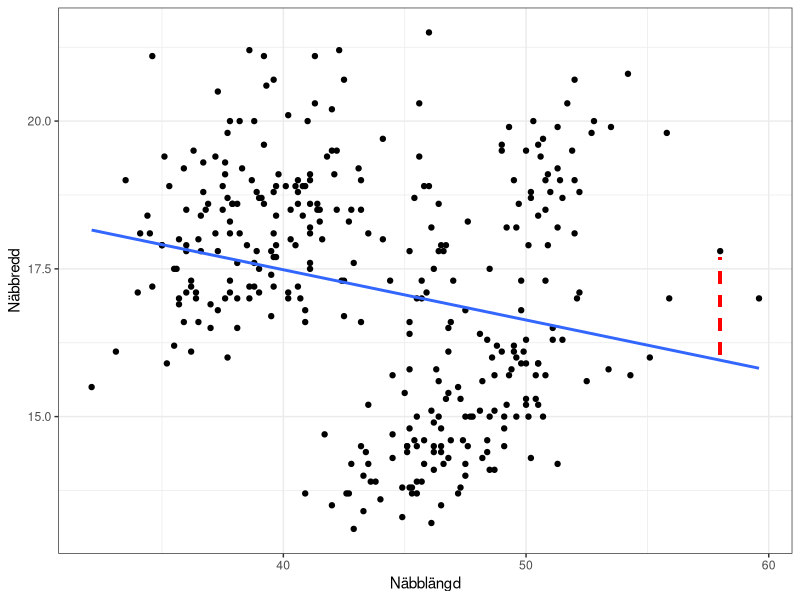
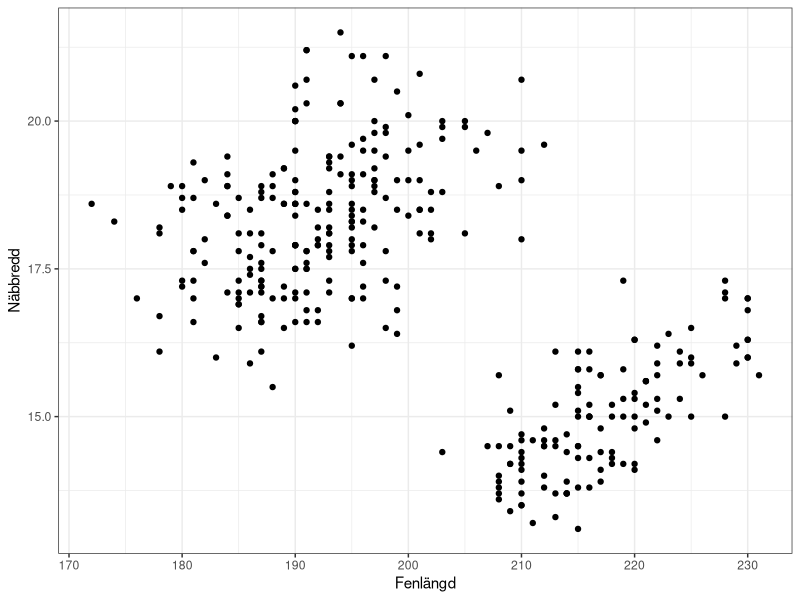
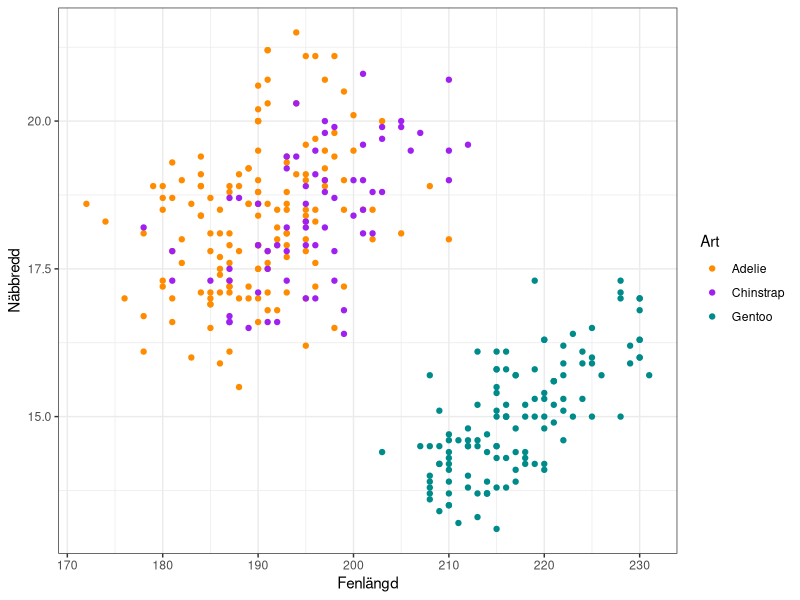

The R script that drew these images, in order:
## ---- chunk 1

require(tidyverse)
require(palmerpenguins)

ggplot(penguins) + aes(x = bill_length_mm, y = bill_depth_mm) + geom_point() +
  theme_bw() + geom_smooth(formula = y ~ x, method = lm, se = FALSE) + 
  labs(x = "Näbblängd", y = "Näbbredd") +
  geom_segment(aes(x = 58.0, y = 20.88547 - 0.08502*58 + 0.1, xend = 58, yend = 17.7), color = "red", linetype = 2, linewidth = 1)
  

## ---- chunk 2

## Anpassar en enkel linjär regression
modell <- 
  lm(
    formula = bill_depth_mm ~ bill_length_mm,
    data = penguins
  )

## ---- chunk 3

summary(modell)

## ---- chunk 4

anova(modell)

## ---- chunk 5

ggplot(penguins) + aes(x = flipper_length_mm, y = bill_depth_mm) + geom_point() +
  theme_bw() + labs(x = "Fenlängd", y = "Näbbredd")


## ---- chunk 6

modell <- 
  lm(
    formula = bill_depth_mm ~ bill_length_mm + flipper_length_mm,
    data = penguins
  )

summary(modell)

anova(modell)

## ---- chunk 7

modell <- 
  lm(
    formula = bill_depth_mm ~ bill_length_mm + flipper_length_mm + species,
    data = penguins
  )

summary(modell)

anova(modell)

## ---- chunk 8

ggplot(penguins) + 
  aes(x = flipper_length_mm, y = bill_depth_mm, color = species, group = species) + 
  geom_point() +
  theme_bw() + 
  labs(x = "Fenlängd", y = "Näbbredd") +
  scale_color_manual(
    "Art",
    values =  c("darkorange","purple","cyan4")
  )

## ---- chunk 9

modell <- 
  lm(
    formula = bill_depth_mm ~ (bill_length_mm + flipper_length_mm) * species,
    data = penguins
  )

summary(modell)

